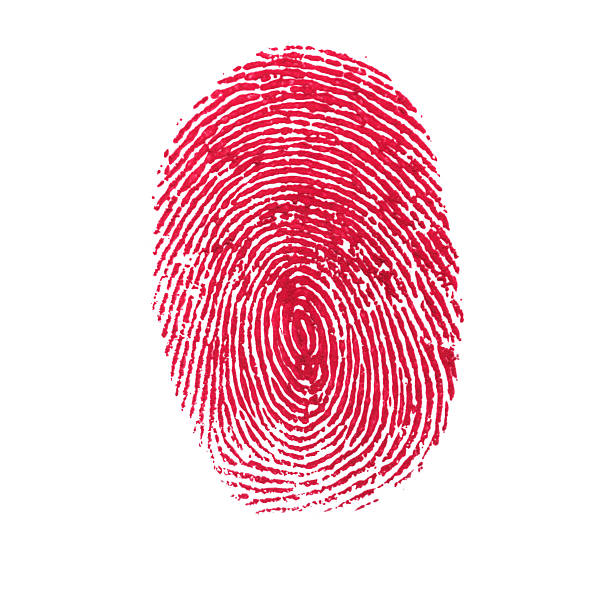
#> input picture q.jpg, 612 x 612 px
$ python ns.py
#> lines starting #> are read from the running program, lines starting #| are printed output that depends on the picture; after the words box and inside, x2 and y2 are one past the last pixel; in counts of white or black regions, pixels touching at a corner belong together
### utils.py
import os
import hashlib
import sympy
import random
import cv2

def hash_data(data):
    sha256 = hashlib.sha256()
    sha256.update(data)
    hash_digest = sha256.digest()
    hash_int = int.from_bytes(hash_digest, byteorder='big')

    next_prime = sympy.nextprime(hash_int)

    return next_prime


def normalize_fingerprint_image(image):
    grayscale_image = cv2.cvtColor(image, cv2.COLOR_BGR2GRAY)
    blurred_image = cv2.GaussianBlur(grayscale_image, (5,5), 0)
    thresholded_image = cv2.threshold(blurred_image, 127, 255, cv2.THRESH_BINARY)[1]
    return thresholded_image


def gcd(a, b):
    while b != 0:
        a, b = b, a % b
    return a

def multiplicative_inverse(e, phi):
    d = 0
    x1 = 0
    x2 = 1
    y1 = 1
    temp_phi = phi

    while e > 0:
        temp1 = temp_phi//e
        temp2 = temp_phi - temp1 * e
        temp_phi = e
        e = temp2

        x = x2 - temp1 * x1
        y = d - temp1 * y1

        x2 = x1
        x1 = x
        d = y1
        y1 = y

    if temp_phi == 1:
        return d + phi

def generate_key_pair(p, q):
    if not (sympy.isprime(p) and sympy.isprime(q)):
        raise ValueError('Both numbers must be prime.')
    elif p == q:
        raise ValueError('p and q cannot be equal')

    n = p * q

    # Phi is the totient of n
    phi = (p-1) * (q-1)

    # Choose an integer e such that e and phi(n) are coprime
    e = random.randrange(1, phi)

    # Use Euclid's Algorithm to verify that e and phi(n) are coprime
    g = gcd(e, phi)
    while g != 1:
        e = random.randrange(1, phi)
        g = gcd(e, phi)

    d = multiplicative_inverse(e, phi)


    return ((e, n), (d, n))


# [18 lines left out: functions encrypt, decrypt, not called in this run]

### ns.py
import cv2

from utils import hash_data, gcd, encrypt, decrypt, normalize_fingerprint_image, multiplicative_inverse, generate_key_pair


if __name__ == "__main__":
    print(" ")


    while True:
        print("Choose the operation you want to perform:")
        print("1 - Generate Public & Private key pair")
        print("2 - Perform encryption using reciever's Public key")
        print("3 - Perform Decryption using your Private key")
        print("4 - To exit.")

        choice = int(input())
#> the answer given: 1

        if choice == 1:
            path_of_p = input("Enter the path of fingerprint image for p: ")
#> the answer given: q.jpg
            path_of_q = input("Enter the path of fingerprint image for q: ")
#> the answer given: p.png

            image_p = cv2.imread(path_of_p)
#> image_p is the input picture: shape (612, 612, 3); mean B, G, R 217.2, 210, 246.6
            image_q = cv2.imread(path_of_q)
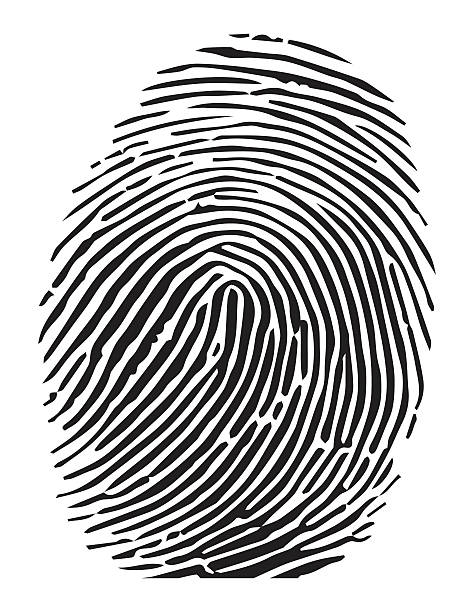
#> input picture p.png, 474 x 612 px
#> image_q is the input picture: shape (612, 474, 3); mean B, G, R 188.2, 188.1, 188.4

            normalize_fingerprint_image_p = normalize_fingerprint_image(image_p)
#> in normalize_fingerprint_image, `grayscale_image = cv2.cvtColor(image, cv2.COLOR_BGR2GRAY)`:
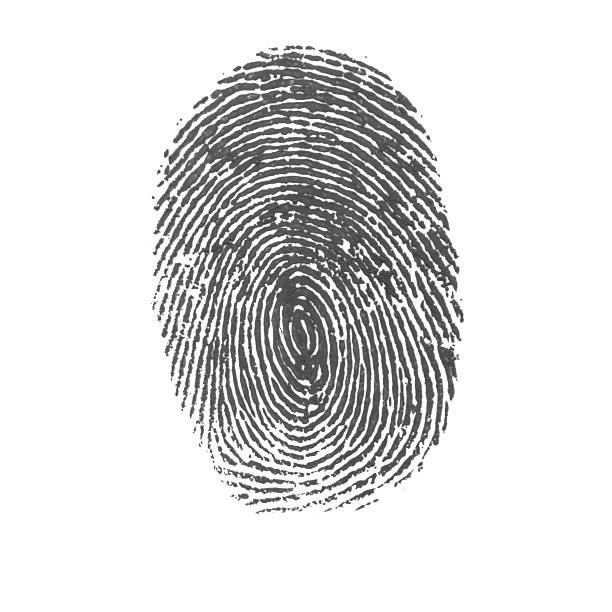
#> grayscale_image: shape (612, 612); min 26, max 255, mean 221.7
#> in normalize_fingerprint_image, `blurred_image = cv2.GaussianBlur(grayscale_image, (5,5), 0)`:
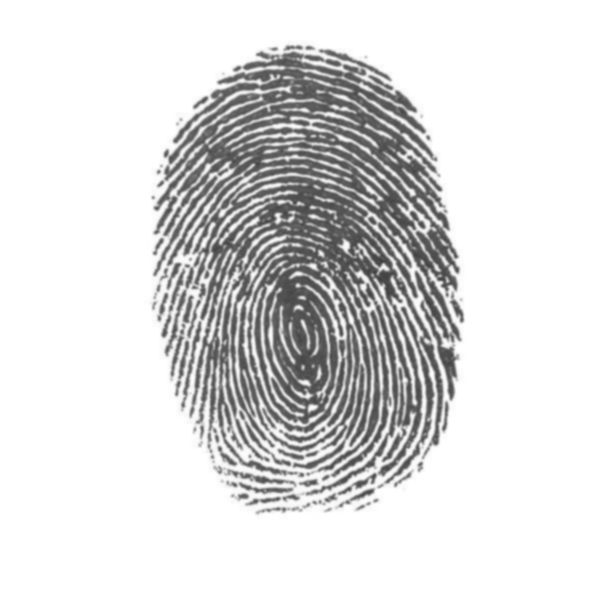
#> blurred_image: shape (612, 612); min 61, max 255, mean 221.7
#> in normalize_fingerprint_image, `thresholded_image = cv2.threshold(blurred_image, 127, 255, cv2.THRESH_..`:
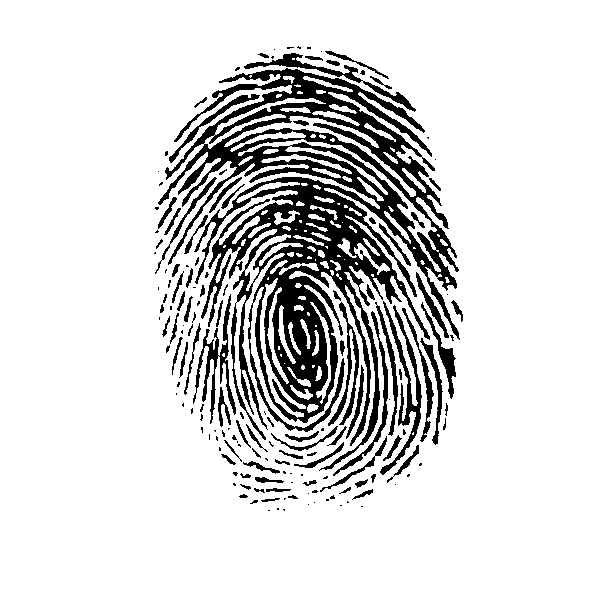
#> thresholded_image: shape (612, 612); 85.8% white; 165 black regions (81 under 20 px), largest, box (x1, y1, x2, y2) and area: (158, 68, 460, 471) 38302, (380, 301, 422, 475) 1467, (193, 294, 236, 424) 1249
            normalize_fingerprint_image_q = normalize_fingerprint_image(image_q)
#> in normalize_fingerprint_image (call 2), `blurred_image = cv2.GaussianBlur(grayscale_image, (5,5), 0)`:
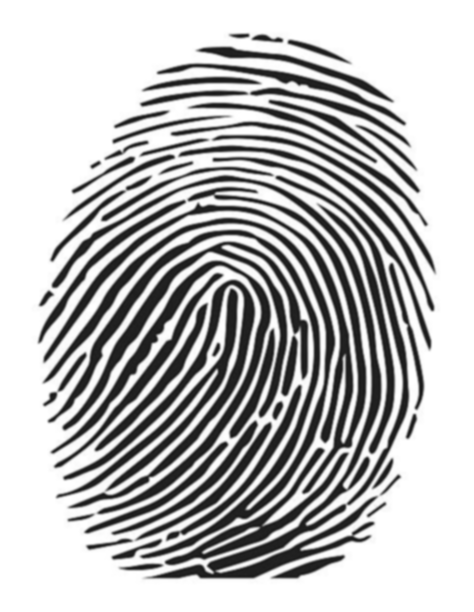
#> blurred_image: shape (612, 474); min 22, max 255, mean 188.2
#> in normalize_fingerprint_image (call 2), `thresholded_image = cv2.threshold(blurred_image, 127, 255, cv2.THRESH_..`:
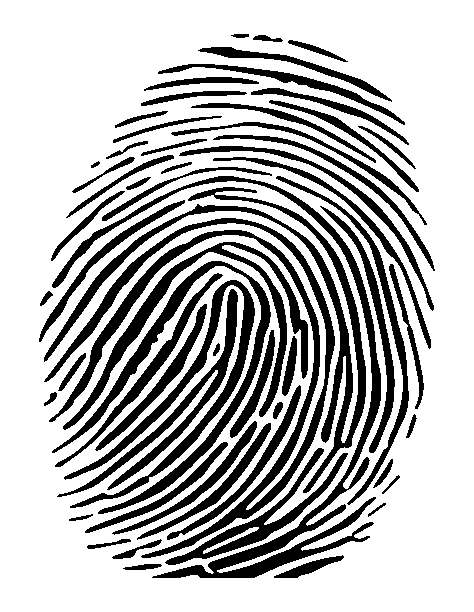
#> thresholded_image: shape (612, 474); 72.5% white; 60 black regions, largest, box (x1, y1, x2, y2) and area: (44, 218, 335, 558) 9692, (52, 176, 381, 578) 8024, (44, 187, 366, 493) 7069

            p = hash_data(normalize_fingerprint_image_p)
#> p = 26337399494732454497302074339367417170595162613432746329443463062781718485091
            q = hash_data(normalize_fingerprint_image_q)
#> q = 60679945212935279462239260835066538280302190014226874144900663632398525483899

            print(" - Generating your public / private key-pairs now . . .")

            public, private = generate_key_pair(p, q)
#> in generate_key_pair, `n = p * q`: n = 1598151958391554650330786822799532843623905353431083523037289587168542981868237515472854822465177434649149466761356025410644796169545014886793683992049809
#> in generate_key_pair, `phi = (p-1) * (q-1)`: phi = 1598151958391554650330786822799532843623905353431083523037289587168542981868150498128147154731217893313975032805905128058017136549070670760098503748080820
#> in generate_key_pair, `e = random.randrange(1, phi)`: e = 553402616350232478362513107236031623110115393080062527202182988530192576441927788695455313368381929940729665350062625859147665033641540065114943591358827
#> in generate_key_pair, `g = gcd(e, phi)`: g = 3
#> the loop in generate_key_pair, `while g != 1:` made 7 passes
#> g on passes 1 to 7: 4, 12, 2, 196, 6, 308, 1
#> in multiplicative_inverse, `temp_phi = phi`: temp_phi has the same summary as phi in generate_key_pair
#> the loop in multiplicative_inverse, `while e > 0:` made 294 passes
#> (temp1, x, y, x2, x1, d, y1) on passes 1 to 3: (11, 1, -11, 0, 1, 1, -11), (1, -1, 12, 1, -1, -11, 12), (7, 8, -95, -1, 8, 12, -95)
#> the answer given: 1
#> the answer given: p.png
#> (the run stopped early here; a loop or call above may not have finished)
